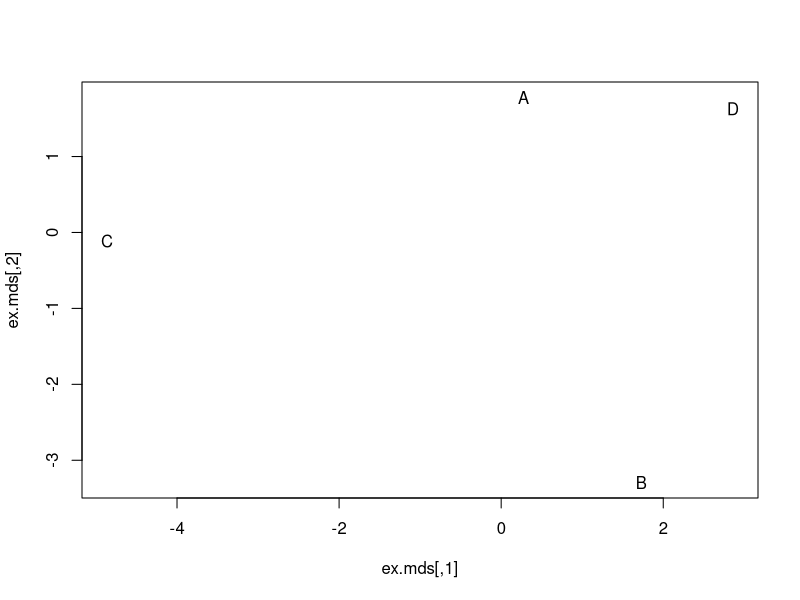

Generate this figure with R:
setwd("C:\\Documents and Settings\\Macro\\Desktop\\Ivandata\\Senator-Similarity")
set.seed(851982)
ex.matrix <- matrix(sample(c(-1,0,1),24,replace=T),nrow=4,ncol=6)
row.names(ex.matrix)<- c('A','B','C','D')
colnames(ex.matrix)<-c('P1','P2','P3','P4','P5','P6')

# matrix transposition and multiplication
t(ex.matrix)
ex.mult <- ex.matrix %*% t(ex.matrix)
ex.mult.2 <- t(ex.matrix) %*% ex.matrix

# distance matrix
sqrt(sum((ex.mult[1,]-ex.mult[4,])^2))
ex.dist <- dist(ex.mult)
ex.dist

# MDS
ex.mds <- cmdscale(ex.dist)
png('MDS.png')
plot(ex.mds,type='n')
text(ex.mds,c('A','B','C','D'))
dev.off()